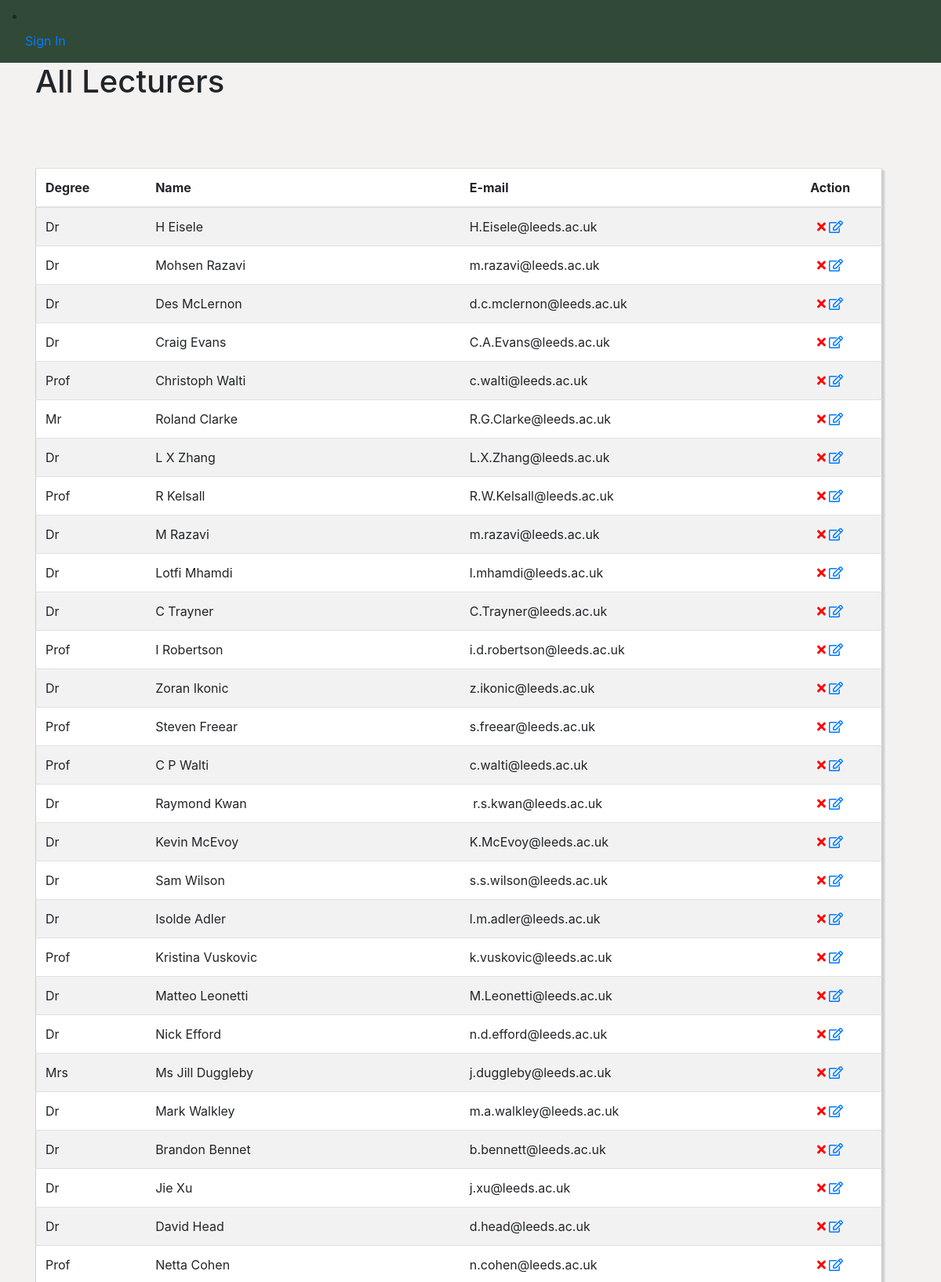
Screenshot of /display_lecturers (upper part) with the database file from the repository.
### app/models.py (models this page shows, shortened)
class Lecturer(db.Model):
    __tablename__ = 'lecturers'
    id = db.Column(db.Integer, primary_key=True)
    lecturer_name = db.Column(db.String(50), index=True)
    lecturer_email = db.Column(db.String(50))
    lecturer_degree = db.Column(db.String(20))
    modules = db.relationship('Module', backref='lecturer', lazy='dynamic')

### app/views.py (the view)
@login_required
@app.route('/display_lecturers', methods=['GET', 'POST'])
def display_lecturers():
    user = current_user
    all_lecturers = models.Lecturer.query.all()
    return render_template('/display_lecturers.html',
                            title='Display Lecturers',
                            user = user,
                            lecturers=all_lecturers)

### app/views.py (called while the page is built)
@app.before_request
def before_request():
   guest = current_user

### app/templates/display_lecturers.html (shortened to what this page needs)
{% extends "base.html" %}
{% block content %}
    <div class="container">
        <div class="row">
            <div class="col-md-offset-5 col-md-4">
                <h1>All Lecturers</h1><br>
            </div>
        </div>
            <div class="row col-xs-12 col-sm-12 col-md-12 col-lg-12 custyle">
              <table class="table table-striped custab">
                <thead>
                    <tr>
                        <th class="inner">Degree</th>
                        <th class="inner">Name</th>
                        <th class="inner">E-mail</th>
                        <th class="text-center">Action</th>
                    </tr>
                </thead>
                <tbody>
                    {% for lecturer in lecturers %}
                        <tr>
                            <td class="inner">
                                {{ lecturer.lecturer_degree }}
                            </td>
                            <td class="inner">{{lecturer.lecturer_name}}</td>
                            <td class="inner">{{lecturer.lecturer_email}}</td>
                            <td>
                              <a href="/display_lecturers/{{lecturer.id}}"><span class="fa fa-times"></span></a>
                              <a id="edit_lecturer_link" href="/edit_lecturer_details/{{lecturer.id}}"><span class="far fa-edit"></span></a>
                            </td>
                        </tr>
                    {% endfor %}
                </tbody>
              </table>
            </div>
        </div>
{% endblock %}

### app/static/css/base.css (style rules this page uses)
.fa-times { color: red; }
body { background-color: #f4f2f0; }
.custab { border: 1px solid #ccc; padding: 5px; margin: 5% 0; box-shadow: 3px 3px 2px #ccc; transition: 0.5s; background-color: #fff; }
.custab td, th { text-align: center; }
.custab .inner { text-align: left; }

### rows the page displays
Lecturer: lecturer_degree "Dr", lecturer_name "H Eisele", lecturer_email "H.Eisele@leeds.ac.uk"
Lecturer: lecturer_degree "Dr", lecturer_name "Mohsen Razavi", lecturer_email "m.razavi@leeds.ac.uk"
Lecturer: lecturer_degree "Dr", lecturer_name "Des McLernon", lecturer_email "d.c.mclernon@leeds.ac.uk"
Lecturer: lecturer_degree "Dr", lecturer_name "Craig Evans", lecturer_email "C.A.Evans@leeds.ac.uk"
Lecturer: lecturer_degree "Prof", lecturer_name "Christoph Walti", lecturer_email "c.walti@leeds.ac.uk"
Lecturer: lecturer_degree "Mr", lecturer_name "Roland Clarke", lecturer_email "R.G.Clarke@leeds.ac.uk"
Lecturer: lecturer_degree "Dr", lecturer_name "L X Zhang", lecturer_email "L.X.Zhang@leeds.ac.uk"
Lecturer: lecturer_degree "Prof", lecturer_name "R Kelsall", lecturer_email "R.W.Kelsall@leeds.ac.uk"
Lecturer: lecturer_degree "Dr", lecturer_name "M Razavi", lecturer_email "m.razavi@leeds.ac.uk"
Lecturer: lecturer_degree "Dr", lecturer_name "Lotfi Mhamdi", lecturer_email "l.mhamdi@leeds.ac.uk"
Lecturer: lecturer_degree "Dr", lecturer_name "C Trayner", lecturer_email "C.Trayner@leeds.ac.uk"
Lecturer: lecturer_degree "Prof", lecturer_name "I Robertson", lecturer_email "i.d.robertson@leeds.ac.uk"
Lecturer: lecturer_degree "Dr", lecturer_name "Zoran Ikonic", lecturer_email "z.ikonic@leeds.ac.uk"
Lecturer: lecturer_degree "Prof", lecturer_name "Steven Freear", lecturer_email "s.freear@leeds.ac.uk"
Lecturer: lecturer_degree "Prof", lecturer_name "C P Walti", lecturer_email "c.walti@leeds.ac.uk"
Lecturer: lecturer_degree "Dr", lecturer_name "Raymond Kwan", lecturer_email "r.s.kwan@leeds.ac.uk"
Lecturer: lecturer_degree "Dr", lecturer_name "Kevin McEvoy", lecturer_email "K.McEvoy@leeds.ac.uk"
Lecturer: lecturer_degree "Dr", lecturer_name "Sam Wilson", lecturer_email "s.s.wilson@leeds.ac.uk"
Lecturer: lecturer_degree "Dr", lecturer_name "Isolde Adler", lecturer_email "l.m.adler@leeds.ac.uk"
Lecturer: lecturer_degree "Prof", lecturer_name "Kristina Vuskovic", lecturer_email "k.vuskovic@leeds.ac.uk"
Lecturer: lecturer_degree "Dr", lecturer_name "Matteo Leonetti", lecturer_email "M.Leonetti@leeds.ac.uk"
Lecturer: lecturer_degree "Dr", lecturer_name "Nick Efford", lecturer_email "n.d.efford@leeds.ac.uk"
Lecturer: lecturer_degree "Mrs", lecturer_name "Ms Jill Duggleby", lecturer_email "j.duggleby@leeds.ac.uk"
Lecturer: lecturer_degree "Dr", lecturer_name "Mark Walkley", lecturer_email "m.a.walkley@leeds.ac.uk"
Lecturer: lecturer_degree "Dr", lecturer_name "Brandon Bennet", lecturer_email "b.bennett@leeds.ac.uk"
Lecturer: lecturer_degree "Dr", lecturer_name "Jie Xu", lecturer_email "j.xu@leeds.ac.uk"
Lecturer: lecturer_degree "Dr", lecturer_name "David Head", lecturer_email "d.head@leeds.ac.uk"
Lecturer: lecturer_degree "Prof", lecturer_name "Netta Cohen", lecturer_email "n.cohen@leeds.ac.uk"
